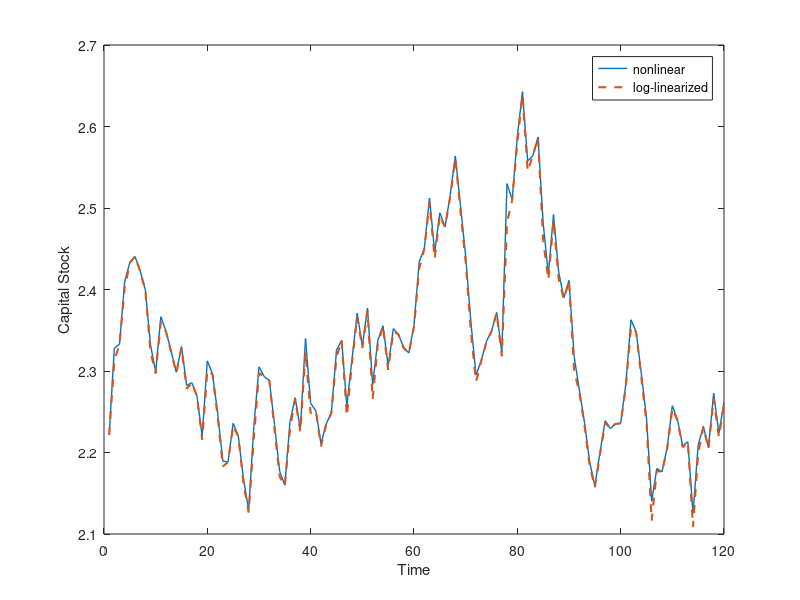

The MATLAB script that drew this image:
clear all;

% Replicate Figure 1.2 in ABCs
% specify parameters
A_tilde = 1;    % steady-state technology
n = 0.02;       % pop growth
delta = 0.1;    % depreciation rate
theta = 0.36;   % capital share (alpha in standard literature)
s = 0.2;        % saving rate for solow

% shock parameters
mu_A = 0;       % mean
sigma_A = 0.2;  % standard deviation

% the function
phi = log(s*A_tilde/(1+n));
kss = (s/(n+delta))^(1/(1-theta));

% results
numit = 1;   % no. of simulations
timeit = 120;   % no. of periods

k = zeros(numit, timeit+1);       % capital stock
y = zeros(numit, timeit+1);       % output
gamma = zeros(numit, timeit);       % growth rate of capital stock
epsilon = zeros(numit, timeit); % stochastic process

% log-linearized
B = (1 + theta * n - delta * (1-theta))/(1+n);
C = (delta+n)/(1+n);
tildek = zeros(numit, timeit+1);
k_approx = zeros(numit, timeit+1);

% time path
for j = 1:numit
    k(j,1) = kss;
    k_approx(j,1) = kss;
    for t = 1:timeit
    % shock is realized
        epsilon(j,t) = normrnd(mu_A, sigma_A);
        y(j, t) = A_tilde * exp(epsilon(j,t)) * (k(j,t)^theta);
        k(j, t+1) = ((1-delta)*k(j,t) + s*y(j,t)) / (1+n);
        gamma(j,t) = exp(phi - (1-theta)*log(k(j,t)) + epsilon(j,t)) + (1-delta)/(1+n) - 1;
        % log-linearized version
        tildek(j, t+1) = B * (log(k(j,t)) - log(kss)) + C * epsilon(j,t);
        % convert back to level
        k_approx(j, t+1) = kss * exp(tildek(j,t+1));
    end
end

% Plot 3 time path of capital stock
figure(1);
plot(k(1,1:end-1), 'LineWidth', 1);
hold on;
plot(k_approx(1, 1:end-1), 'LineWidth', 1.5, LineStyle='--');
xlabel('Time');
ylabel('Capital Stock');
legend('nonlinear', 'log-linearized','Location', 'Best');
hold off;
